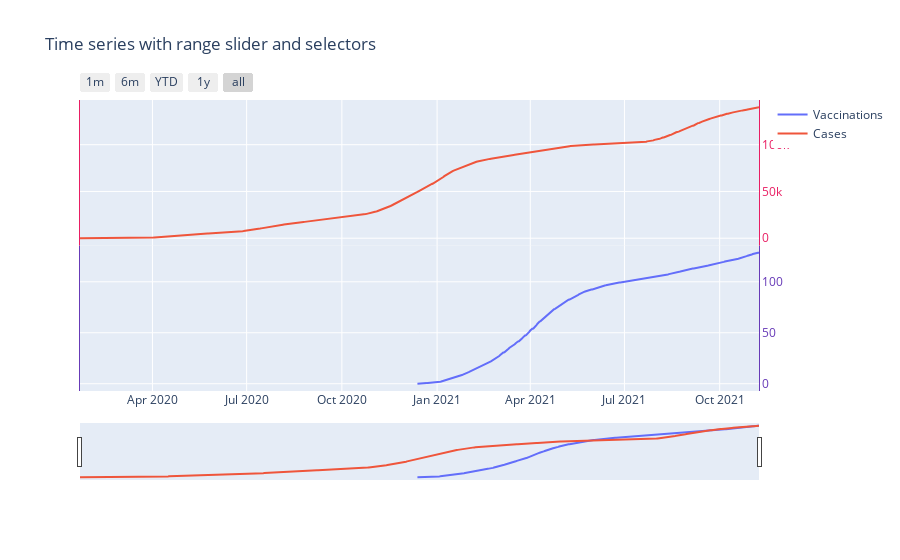

Source (notebook cell):
### Code cell
# Set title
fig.update_layout(
    title_text="Time series with range slider and selectors"
)

# Add range slider
fig.update_layout(
    xaxis=dict(
        rangeselector=dict(
            buttons=list([
                dict(count=1,
                     label="1m",
                     step="month",
                     stepmode="backward"),
                dict(count=6,
                     label="6m",
                     step="month",
                     stepmode="backward"),
                dict(count=1,
                     label="YTD",
                     step="year",
                     stepmode="todate"),
                dict(count=1,
                     label="1y",
                     step="year",
                     stepmode="backward"),
                dict(step="all")
            ])
        ),
        rangeslider=dict(
            visible=True
        ),
        type="date"
    ),
    yaxis=dict(
        anchor="x",
        autorange=True,
        domain=[0, 0.5],
        linecolor="#673ab7",
        mirror=True,
        # range=[df_country.total_vaccinations_per_hundred.min(), df_country.total_vaccinations_per_hundred.max()],
        showline=True,
        side="right",
        tickfont={"color": "#673ab7"},
        tickmode="auto",
        ticks="",
        titlefont={"color": "#673ab7"},
        type="linear",
        zeroline=False
    ),
    yaxis2=dict(
        anchor="x",
        autorange=True,
        domain=[0.5, 1],
        linecolor="#E91E63",
        mirror=True,
        # range=[df_country.total_cases_per_million.min(), df_country.total_cases_per_million.max()],
        showline=True,
        side="right",
        tickfont={"color": "#E91E63"},
        tickmode="auto",
        ticks="",
        titlefont={"color": "#E91E63"},
        type="linear",
        zeroline=False
    )
)

fig.show()

### Figure 1 — Plotly figure (JSON) as saved in the notebook; plotly's stock layout.template omitted (floating-point values rounded to 4 significant figures; data arrays with more than 128 entries replaced by an {"elided": "..."} marker saying what was removed)
{"data": [{"name": "Vaccinations", "type": "scatter", "x": {"elided": "657 str values"}, "y": {"elided": "657 float values"}, "yaxis": "y"}, {"name": "Cases", "type": "scatter", "x": {"elided": "657 str values"}, "y": {"elided": "657 float values"}, "yaxis": "y2"}], "layout": {"title": {"text": "Time series with range slider and selectors"}, "xaxis": {"rangeselector": {"buttons": [{"count": 1, "label": "1m", "step": "month", "stepmode": "backward"}, {"count": 6, "label": "6m", "step": "month", "stepmode": "backward"}, {"count": 1, "label": "YTD", "step": "year", "stepmode": "todate"}, {"count": 1, "label": "1y", "step": "year", "stepmode": "backward"}, {"step": "all"}]}, "rangeslider": {"visible": true}, "type": "date"}, "yaxis": {"anchor": "x", "autorange": true, "domain": [0, 0.5], "linecolor": "#673ab7", "mirror": true, "showline": true, "side": "right", "tickfont": {"color": "#673ab7"}, "tickmode": "auto", "ticks": "", "title": {"font": {"color": "#673ab7"}}, "type": "linear", "zeroline": false}, "yaxis2": {"anchor": "x", "autorange": true, "domain": [0.5, 1], "linecolor": "#E91E63", "mirror": true, "showline": true, "side": "right", "tickfont": {"color": "#E91E63"}, "tickmode": "auto", "ticks": "", "title": {"font": {"color": "#E91E63"}}, "type": "linear", "zeroline": false}}}
